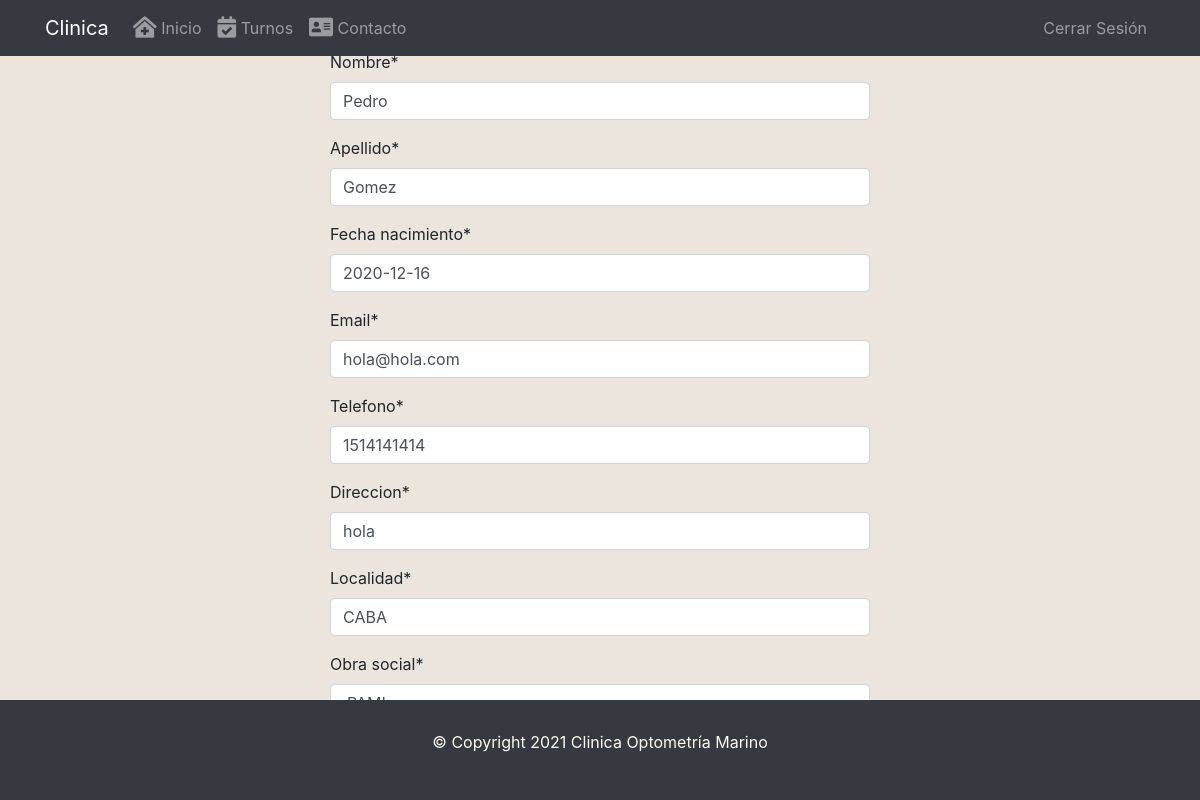
Page /paciente/1/update/ (signed in) on the committed database.
### clinica/models.py (models this page shows, shortened)
class Paciente(models.Model):
    nombre = models.CharField(max_length=50, validators=[MinLengthValidator(2, "El nombre debe contener al menos 2 caracteres")])
    apellido = models.CharField(max_length=50, validators=[MinLengthValidator(2, "El apellido debe contener al menos 2 caracteres")])
    dni = ARDNIField(max_length=10, min_length=7)
    fecha_nacimiento= models.DateField()
    email = models.EmailField()
    telefono = models.CharField(max_length=17)
    direccion = models.CharField(max_length=50)
    localidad = models.CharField(max_length=50)
    obra_social = models.ForeignKey(ObraSocial, on_delete=models.CASCADE, null=True)

### clinica/views.py (the view)
# urls.py: path('paciente/<int:pk>/update/', views.PacienteUpdateView.as_view(), name='paciente_update'),
class PacienteUpdateView(LoginRequiredMixin, UserPassesTestMixin, UpdateView):
    model = Paciente
    fields = '__all__'
    success_url = reverse_lazy('clinica:turno_create')
    def test_func(self):
        user = self.request.user
        if user.groups.filter(name='Secretaria').exists() or user.is_staff:
            return True
        else :
            return False

### clinica/models.py (called while the page is built)
    def __str__(self):
        return self.alias

### clinica/templates/clinica/paciente_form.html (shortened to what this page needs)
{% extends "clinica/base_nav.html" %}
{% load crispy_forms_tags %}
{% block head %}
	{% load static %}
	{% load bootstrap4 %}
	{% bootstrap_css %}
    <link rel="stylesheet" href="{% static 'clinica/css/main.css' %}" type="text/css">
	{% endblock head %}
{% block content %}
	<div class="container w-50 mx-auto">
		<form class="datepicker" method="POST">
            {{ form|crispy }}
			<button class="btn btn-outline-info" type="submit">Crear</button>
			<a class="btn btn-outline-secondary" href="{% url 'clinica:turno_create' %}">Cancelar</a>
		</form>
	</div>
{% endblock content %}

### clinica/static/clinica/css/main.css (style rules this page uses)
body { padding-top: 50px; z-index: 0; background-color: rgba(230, 223, 214, 0.795); }

### rows in the picture
Paciente: nombre "Pedro", apellido "Gomez", fecha_nacimiento "2020-12-16", email "hola@hola.com", telefono "1514141414", direccion "hola", localidad "CABA"
